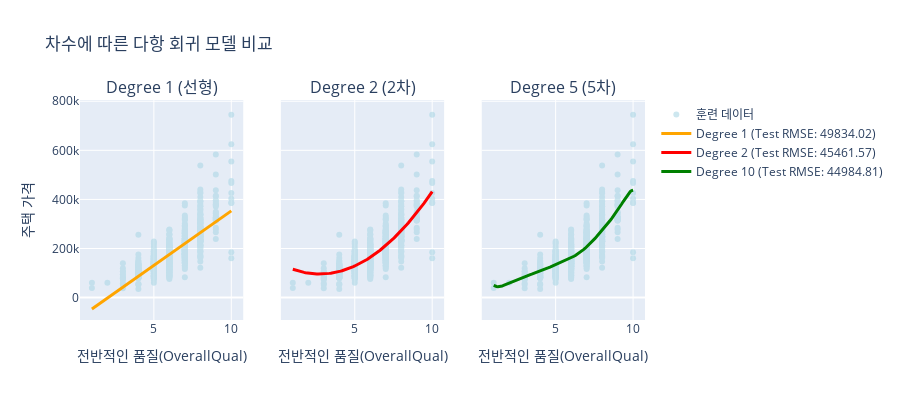

Notebook cell for this chart:
### Code cell
from plotly.subplots import make_subplots

fig = make_subplots(rows=1, cols=3, 
                    subplot_titles=['Degree 1 (선형)', 'Degree 2 (2차)', 'Degree 5 (5차)'],
                    shared_yaxes=True)

# Degree 1 서브플롯
fig.add_trace(go.Scatter(x=X_train['OverallQual'], y=y_train, 
                         mode='markers', opacity=0.6, 
                         name='훈련 데이터', 
                         marker=dict(color='lightblue'),
                         showlegend=True), row=1, col=1)
fig.add_trace(go.Scatter(x=X_range['OverallQual'], y=y_pred_range_1,
                         mode='lines',
                         name=f'Degree 1 (Test RMSE: {test_rmse_1:.2f})',
                         line=dict(color='orange', width=3),
                         showlegend=True), row=1, col=1)

# Degree 2 서브플롯
fig.add_trace(go.Scatter(x=X_train['OverallQual'], y=y_train, 
                         mode='markers', opacity=0.6, 
                         name='훈련 데이터', 
                         marker=dict(color='lightblue'),
                         showlegend=False), row=1, col=2)
fig.add_trace(go.Scatter(x=X_range['OverallQual'], y=y_pred_range_2,
                         mode='lines',
                         name=f'Degree 2 (Test RMSE: {test_rmse_2:.2f})',
                         line=dict(color='red', width=3),
                         showlegend=True), row=1, col=2)

# Degree 10 서브플롯
fig.add_trace(go.Scatter(x=X_train['OverallQual'], y=y_train, 
                         mode='markers', opacity=0.6, 
                         name='훈련 데이터', 
                         marker=dict(color='lightblue'),
                         showlegend=False), row=1, col=3)
fig.add_trace(go.Scatter(x=X_range['OverallQual'], y=y_pred_range_10,
                         mode='lines',
                         name=f'Degree 10 (Test RMSE: {test_rmse_10:.2f})',
                         line=dict(color='green', width=3),
                         showlegend=True), row=1, col=3)

# 레이아웃 업데이트
fig.update_layout(title_text='차수에 따른 다항 회귀 모델 비교',
                  height=400)
fig.update_xaxes(title_text='전반적인 품질(OverallQual)')
fig.update_yaxes(title_text='주택 가격', col=1)

fig.show()
